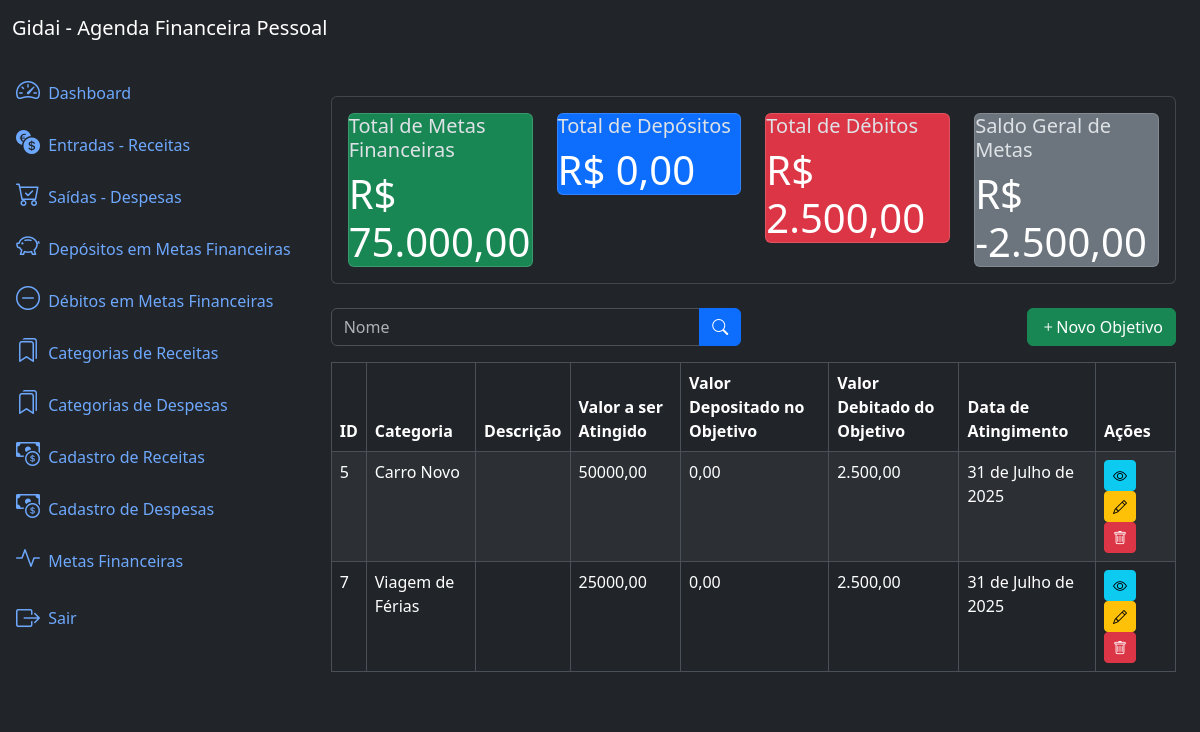
Before: /goals/list/ (signed in) with the older database file.
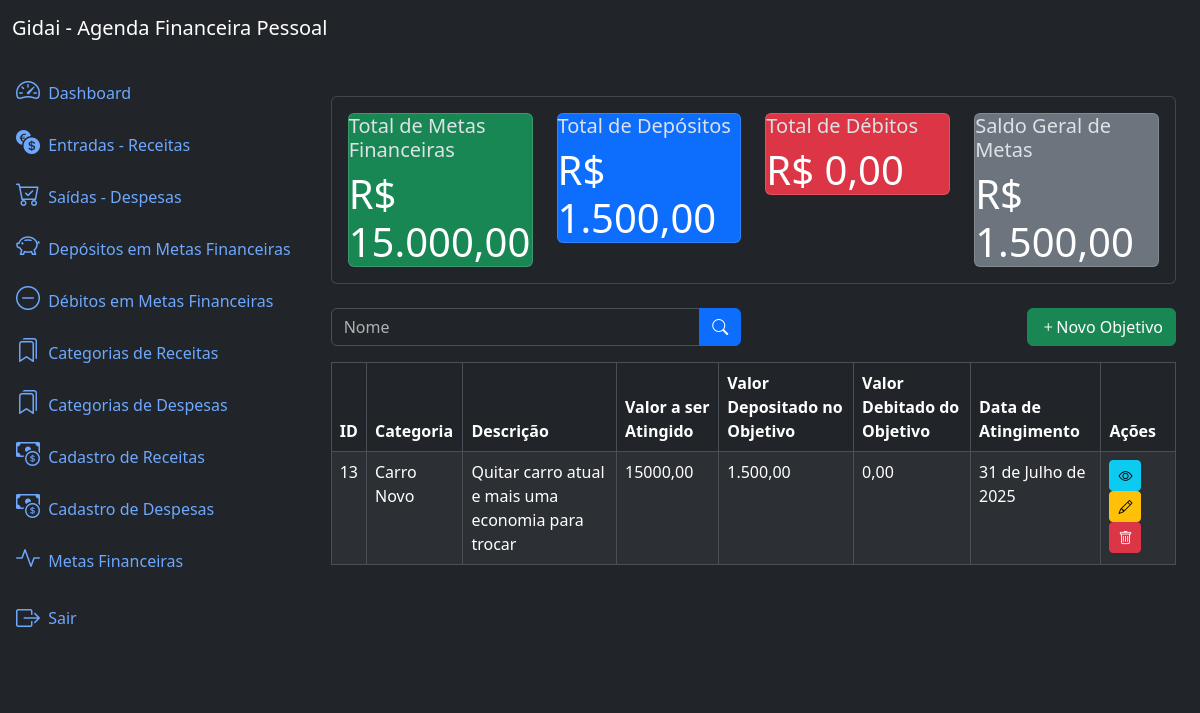
After: the same page with the newer database file.
### goals/models.py (models this page shows, shortened)
class Goal(models.Model):
    name = models.CharField(max_length=200)
    description = models.TextField(null=True, blank=True)
    goalvalue = models.DecimalField(max_digits=20, decimal_places=2, default=0.00)
    deposit = models.DecimalField(max_digits=20, decimal_places=2, default=0.00)
    withdrawal = models.DecimalField(max_digits=20, decimal_places=2, default=0.00)
    enddate = models.DateField()
    created_at = models.DateField(auto_now_add=True)
    updated_at = models.DateField(auto_now=True)
    class Meta:
        ordering = ['name']

### goals/views.py (the view)
# urls.py: path('goals/list/', views.GoalListView.as_view(), name='goal_list'), # a utilização do name aqui, serve por exemplo para ser usada no HTML no método de busca
class GoalListView(LoginRequiredMixin, ListView):
    model = models.Goal
    template_name = 'goal_list.html'
    context_object_name ='goals'
    paginate_by = 10
    def get_queryset(self):
        queryset = super().get_queryset()
        name = self.request.GET.get('name')
        if name:
            queryset = queryset.filter(name__icontains=name)
        return queryset
    def get_context_data(self, **kwargs):
        context = super().get_context_data(**kwargs)
        context['goal_metrics'] = metrics.get_goal_metrics()
        return context

### app/metrics.py (called while the page is built)
def get_goal_metrics():
    goals    = Goal.objects.all()
    deposits = Deposit.objects.all()
    withdrawals = Withdrawal.objects.all()
    total_goal = sum(goal.goalvalue for goal in goals)
    total_deposit = sum(deposit.value for deposit in deposits)
    total_withdrawal = sum(withdrawal.value for withdrawal in withdrawals)
    total_balance = total_deposit - total_withdrawal
    return dict(
        total_goal=number_format(total_goal, decimal_pos=2, force_grouping=True),
        total_deposit=number_format(total_deposit, decimal_pos=2, force_grouping=True),
        total_withdrawal=number_format(total_withdrawal, decimal_pos=2, force_grouping=True),
        total_balance=number_format(total_balance, decimal_pos=2, force_grouping=True),
        )

### goals/templates/goal_list.html (shortened to what this page needs)
{% extends 'base.html'  %}
{% block content %}
{% include 'components/_goal_metrics.html' %}
<div class="row mb-3">
    <div class="col-md-6">
        <form method="get" action="{% url 'goal_list' %}">
            <div class="input-group">
                <input type="text" class="form-control" name="name" placeholder="Nome" value="{{ request.GET.name}}">
                <button type="submit" class="btn btn-primary">
                    <i class="bi bi-search"></i>
                </button>
            </div>
        </form>
    </div>
    <div class="col-md-6">
        <a href="{% url 'goal_create' %}" class="btn btn-success float-end">
            <i class="bi bi-plus"></i>Novo Objetivo
        </a>
    </div>
</div>
<div class="table-responsive">
    <table class="table table-striped table-bordered">
        <thead class="thead-dark">
            <tr>
                <th>ID</th>
                <th>Categoria</th>
                <th>Descrição</th>
                <th>Valor a ser Atingido</th>
                <th>Valor Depositado no Objetivo</th>
                <th>Valor Debitado do Objetivo</th>
                <th>Data de Atingimento</th>
                <th>Ações</th>
            </tr>
        </thead>
        <tbody>
            {% for goal in goals %}
                <tr>
                    <td> {{ goal.id }} </td>
                    <td> {{ goal.name }} </td>
                    <td> {{ goal.description }} </td>
                    <td> {{ goal.goalvalue }} </td>
                    <td> {{ goal_metrics.total_deposit }} </td>
                    <td> {{ goal_metrics.total_withdrawal }} </td>
                    <td> {{ goal.enddate }} </td>
                    <td>
                        <a href="{% url 'goal_detail' goal.id %}" class="btn btn-info btn-sm">
                            <i class="bi bi-eye"></i>
                        </a>
                        <a href="{% url 'goal_update' goal.id %}" class="btn btn-warning btn-sm">
                            <i class="bi bi-pencil"></i>
                        </a>
                        <a href="{% url 'goal_delete' goal.id %}" class="btn btn-danger btn-sm">
                            <i class="bi bi-trash"></i>
                        </a>
                    </td>
                </tr>
            {% endfor %}
        </tbody>
    </table>
</div>
{% endblock %}

Changed rows visible on the page:
removed Goal: id "5", name "Carro Novo", goalvalue "50000,00", total_deposit "0,00", total_withdrawal "2.500,00", enddate "31 de Julho de 2025"
removed Goal: id "7", name "Viagem de Férias", goalvalue "25000,00", total_deposit "0,00", total_withdrawal "2.500,00", enddate "31 de Julho de 2025"
added Goal: id "13", name "Carro Novo", description "Quitar carro atual e mais uma economia para trocar", goalvalue "15000,00", total_deposit "1.500,00", total_withdrawal "0,00", enddate "31 de Julho de 2025"
Other visible differences:
{{ goal_metrics.total_goal }}: "75.000,00" → "15.000,00"
{{ goal_metrics.total_deposit }}: "0,00" → "1.500,00"
{{ goal_metrics.total_withdrawal }}: "2.500,00" → "0,00"
{{ goal_metrics.total_balance }}: "-2.500,00" → "1.500,00"
